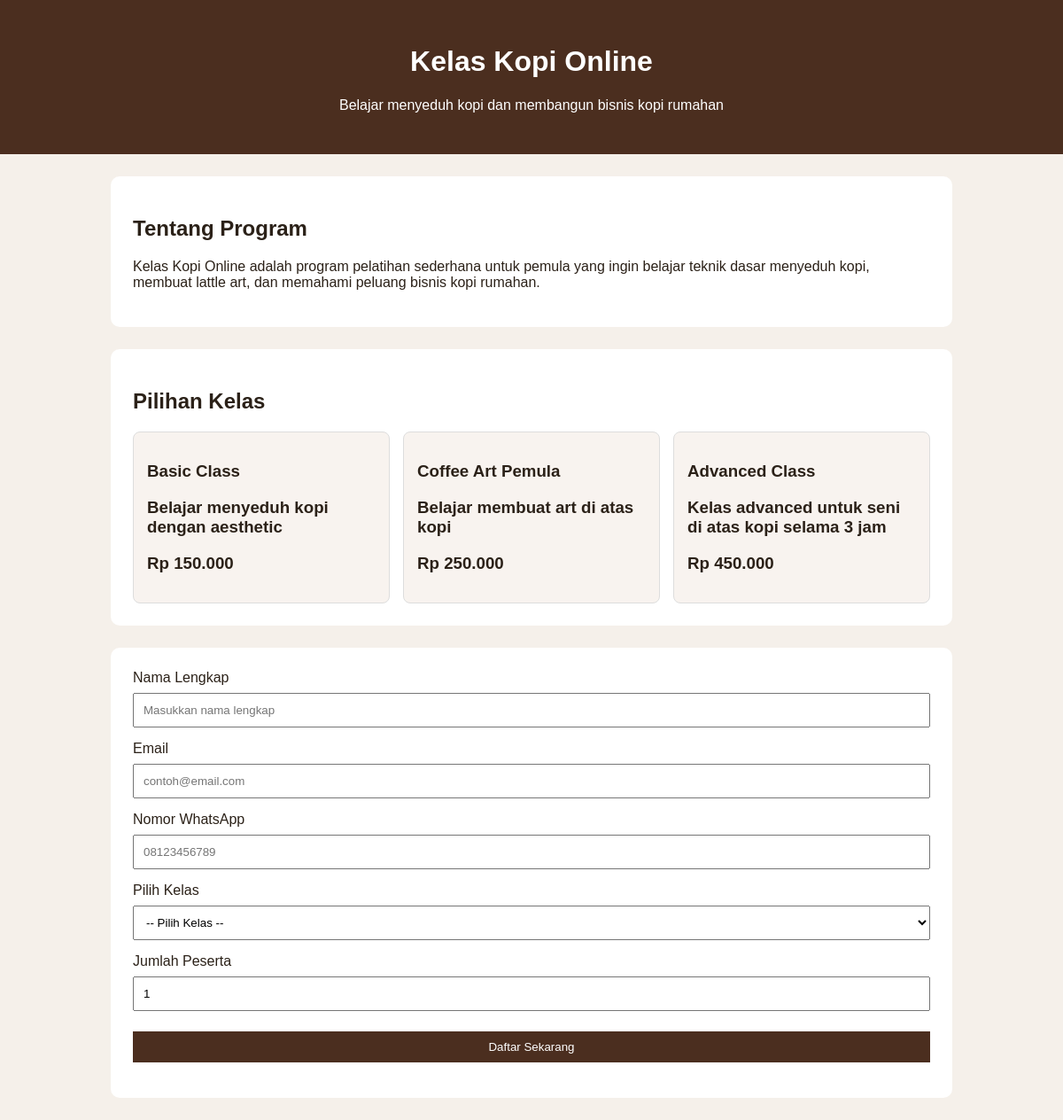
The page / on the database its author committed.
### tables this page shows
CREATE TABLE `courses` (
  `id` int(5) NOT NULL,
  `name` varchar(20) DEFAULT NULL,
  `description` text DEFAULT NULL,
  `price` double DEFAULT NULL
);

### index.php (the view)
<?php
include "header.php";
?>
<section>
    <h2>Tentang Program</h2>
    <p>
        Kelas Kopi Online adalah program pelatihan sederhana untuk pemula yang ingin belajar teknik dasar menyeduh kopi, membuat lattle art, dan memahami peluang bisnis kopi rumahan.
    </p>
</section>
<section>
    <h2>Pilihan Kelas</h2>
    <div class="cards">
        <?php
        $sql = "select * from courses";
        $query = mysqli_query($conn, $sql);
        while($result = mysqli_fetch_array($query)){
        ?>
        <div class="card">
            <h3><?=$result['name'] ?><h3>
            <p>
                <?= $result['description'] ?>
            </p>
            <strong>Rp <?= number_format($result['price'],0,',','.') ?> </strong>
        </div>
        <?php
        }
        ?>
    </div>
</section>
<?php include "frm_pendaftaran.php"; ?>
</body>
</html>

### header.php (shortened to what this page needs)
<!DOCTYPE html>
<html lang="id">
    <head>
        <link rel="stylesheet" href="css/style.css">
    </head>
<body>
    <header>
        <h1>Kelas Kopi Online</h1>
        <p>Belajar menyeduh kopi dan membangun bisnis kopi rumahan</p>
    </header>

### frm_pendaftaran.php (shortened to what this page needs)
<section>
    <form method="POST" action="sv_pendaftaran.php">
        <label>Nama Lengkap</label>
        <input type="text" name="full_name" placeholder="Masukkan nama lengkap">
        <label>Email</label>
        <input type="email" name="email" placeholder="contoh@email.com">
        <label>Nomor WhatsApp</label>
        <input type="text" name="phone_number" placeholder="08123456789">
        <label>Pilih Kelas</label>
        <select name="course_id">
            <option value="">-- Pilih Kelas --</option>
        </select>
        <label>Jumlah Peserta</label>
        <input type="number" name="participant_count" min="1" value="1">
        <button type="submit" name="daftar">Daftar Sekarang</button>
    </form>
</section>

### css/style.css (style rules this page uses)
body { font-family: Arial, sans-serif; background: #f5f0ea; margin: 0; color: #2b2118; }
header { background: #4b2e1f; color: white; padding: 30px; text-align: center; }
section { max-width: 900px; margin: 25px auto; background: white; padding: 25px; border-radius: 10px; }
.cards { display: flex; gap: 15px; flex-wrap: wrap; }
.card { flex: 1; min-width: 220px; background: #f8f3ef; border: 1px solid #ddd; padding: 15px; border-radius: 8px; }
input, select, button { width: 100%; padding: 10px; margin-top: 8px; margin-bottom: 15px; box-sizing: border-box; }
button { background: #4b2e1f; color: white; border: none; cursor: pointer; }

### rows shown on the page
courses: name "Basic Class", description "Belajar menyeduh kopi dengan aesthetic", price "150.000"
courses: name "Coffee Art Pemula", description "Belajar membuat art di atas kopi", price "250.000"
courses: name "Advanced Class", description "Kelas advanced untuk seni di atas kopi selama 3 jam", price "450.000"
